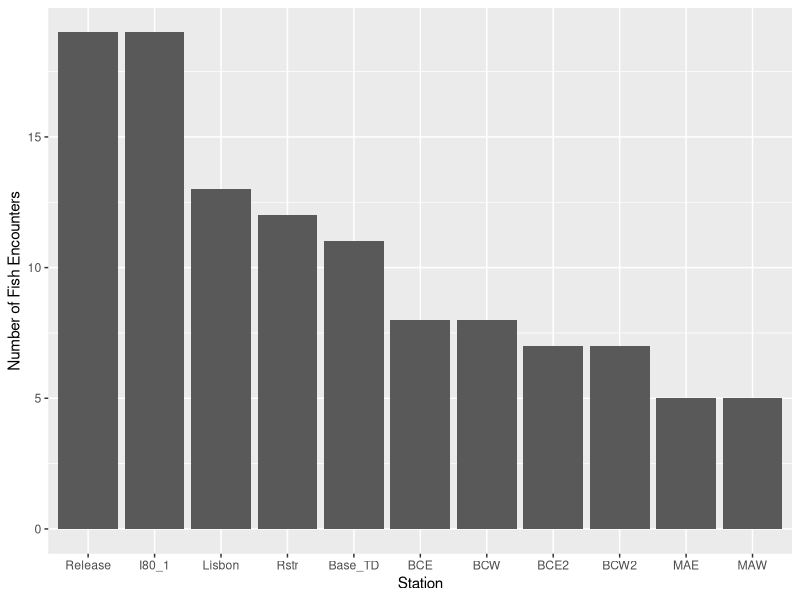
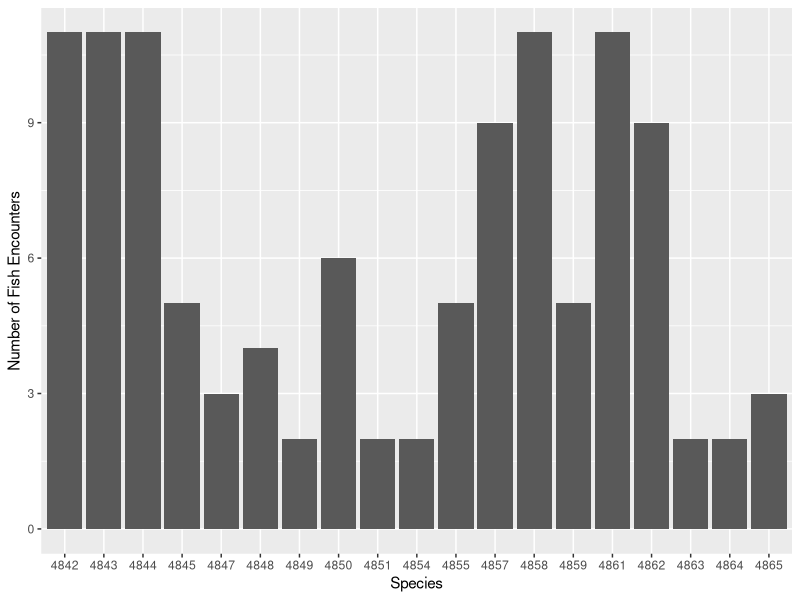

The R source for these figures, in order:
## ---- chunk 1
library(tidyverse) 
library(tidyr)
data(fish_encounters)

dim (fish_encounters)
cat("Number of observations:", nrow(fish_encounters), "\n")
cat("Number of variables:", ncol(fish_encounters), "\n")
#there are 114 observations of 3 variables (fish (fish identifier), station (measurement station), seen(was the fish seen? 1 if yes)) in the dataset

# Information about fish swimming down a river: each station represents an autonomous monitor that records if a tagged fish was seen at that location. Fish travel in one direction (migrating downstream). Information about misses is just as important as hits, but is not directly recorded in this form of the data.

## ---- chunk 2
fish_encounters_summary <- fish_encounters %>%
  group_by(station) %>%
  summarize(
    count = n() # Count the number of entries for each station
  ) %>%
  arrange(desc(count))  # Arrange in descending order by total encounters

# View the summarized data
head(fish_encounters_summary)

# how many stations in total 
cat ("Number of stations:", nrow(fish_encounters_summary),"\n")

# the average number of fish encountered across stations 
average_fishencounter = nrow(fish_encounters)/nrow(fish_encounters_summary)
cat ("On average, there are", average_fishencounter, "fish encountered across stations.")

## barchart 
ggplot(data = fish_encounters, aes(x = station, y = seen)) +
  geom_bar(stat = "identity") +
  labs(x = "Station", y = "Number of Fish Encounters")

## there are 11 stations in the dataset. Release station and I80_1station enountered a total of 19 fish, which are the most. 
## on average, each station encountered 10 fish. 
## ---- chunk 3
fish_encounters_summary2 <- fish_encounters %>%
  group_by(fish) %>%
  summarize(
    count = n() # Count the number of entries for each station
  ) %>%
  arrange(desc(count))  # Arrange in descending order by total encounters

# View the summarized data
head(fish_encounters_summary2)

# how many fish in total 
cat ("Number of fish:", nrow(fish_encounters_summary2),"\n")

#barchart
ggplot(data = fish_encounters, aes(x = fish, y = seen)) +
  geom_bar(stat = "identity") +
  labs(x = "Species", y = "Number of Fish Encounters")

## There are 19 fish in the data set. Across all stations, five fish were encountered the most, 11 times each.
